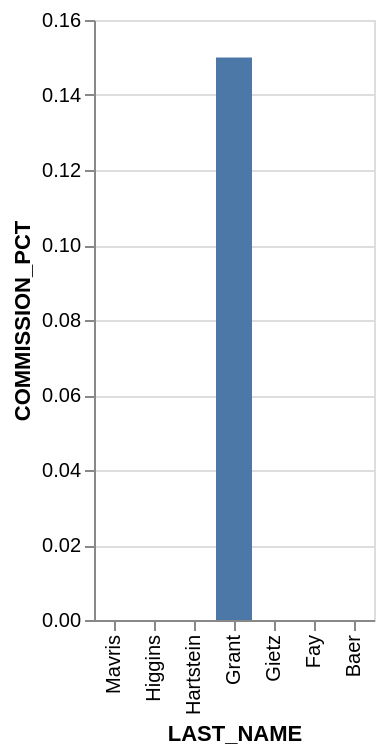

Specify this chart in Vega-Lite:
### Vega-Lite specification from a JSON file in a GitHub repository (floating-point values rounded to 4 significant figures)
{"data": {"values": [{"x_data": "Mavris", "y_data": 0}, {"x_data": "Higgins", "y_data": 0}, {"x_data": "Hartstein", "y_data": 0}, {"x_data": "Grant", "y_data": 0.15}, {"x_data": "Gietz", "y_data": 0}, {"x_data": "Fay", "y_data": 0}, {"x_data": "Baer", "y_data": 0}]}, "mark": "bar", "encoding": {"x": {"field": "x_data", "type": "nominal", "title": "LAST_NAME", "sort": "descending"}, "y": {"field": "y_data", "type": "quantitative", "title": "COMMISSION_PCT"}}}
